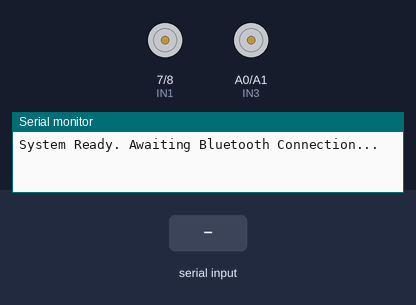
Bench run of a sketch on a simulated Arduino Uno, built with avr-gcc and run on an emulated ATmega328P. On the bench: motor-driver pin pairs drawn as motors (green arrow = first pin HIGH = forward, orange = second pin HIGH = backward, longer = more drive, scaled by the enable pin), the last lines printed to the serial monitor. The test bench sets the inputs (shaded band).

Above: at 1.2 s.
1.3 s: "F" received over the second serial link
At 2.3 s:
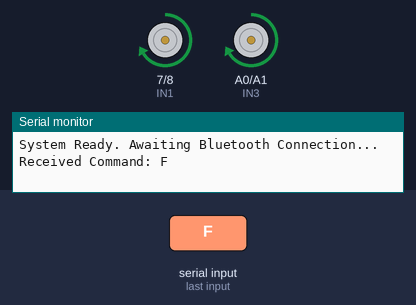
2.8 s: "B" received over the second serial link
At 3.5 s:
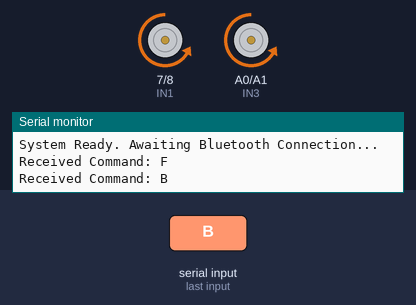
4.3 s: "L" received over the second serial link
At 4.6 s:
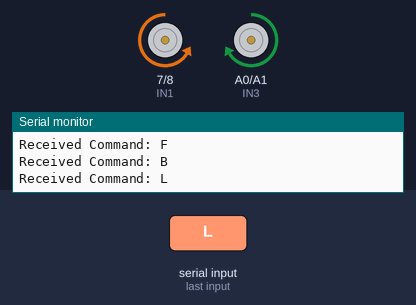
5.8 s: "R" received over the second serial link
At 6.9 s:
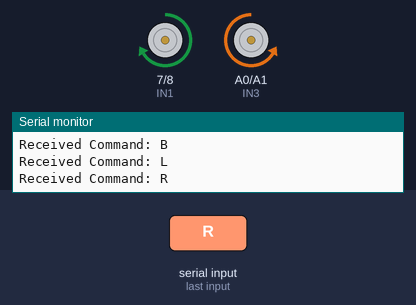
Timing chart, 0 to 8.3 s (numbered marks = the images above; inputs shaded):
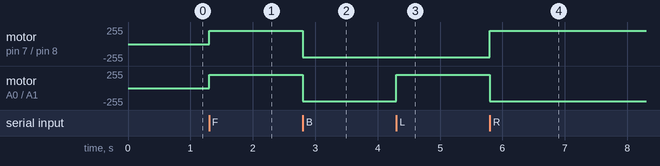

Measured:
- after the input at 1.3 s, motor on pin 7 (IN1) / pin 8 (IN2), motor on A0 (IN3) / A1 (IN4): stopped → forward 200/255 at once
- after the input at 2.8 s, motor on pin 7 (IN1) / pin 8 (IN2), motor on A0 (IN3) / A1 (IN4): forward 200/255 → backward 200/255 at once
- after the input at 4.3 s, motor on A0 (IN3) / A1 (IN4): backward 200/255 → forward 200/255 at once
- after the input at 5.8 s, motor on pin 7 (IN1) / pin 8 (IN2): backward 200/255 → forward 200/255 at once; motor on A0 (IN3) / A1 (IN4): forward 200/255 → backward 200/255 at once

The sketch:

mobileBase_bluetooth.ino
```cpp
/*
 * Step 4: Bluetooth Teleoperation
 * Architecture: Arduino UNO + L298N + HC-05
 */

#include <SoftwareSerial.h>

// --- Step 1 Pin Definitions (Motors) ---
const int ENA = 5, IN1 = 7, IN2 = 8;
const int ENB = 6, IN3 = A0, IN4 = A1;

// --- Step 4 Pin Definitions (Bluetooth) ---
const int rxPin = 2; // Connects to HC-05 TX
const int txPin = 3; // Connects to HC-05 RX (Use Voltage Divider!)

// Initialize SoftwareSerial
SoftwareSerial BTSerial(rxPin, txPin);

// Control parameters
const int driveSpeed = 200;
char command = 'S'; // Default state is stop

void setup() {
  // Motor Setup
  pinMode(ENA, OUTPUT); pinMode(IN1, OUTPUT); pinMode(IN2, OUTPUT);
  pinMode(ENB, OUTPUT); pinMode(IN3, OUTPUT); pinMode(IN4, OUTPUT);

  // Hardware Serial for debugging via USB
  Serial.begin(9600);

  // Software Serial for HC-05 communication
  BTSerial.begin(9600);

  Serial.println("System Ready. Awaiting Bluetooth Connection...");
  stopMotors();
}

void loop() {
  // Check if data is available in the Bluetooth buffer
  if (BTSerial.available()) {
    command = BTSerial.read();
    Serial.print("Received Command: ");
    Serial.println(command);

    // Command Parser execution
    executeCommand(command);
  }
}

void executeCommand(char cmd) {
  switch (cmd) {
    case 'F': // Forward
      moveForward(driveSpeed);
      break;
    case 'B': // Backward
      moveBackward(driveSpeed);
      break;
    case 'L': // Left
      turnLeft(driveSpeed);
      break;
    case 'R': // Right
      turnRight(driveSpeed);
      break;
    case 'S': // Stop
      stopMotors();
      break;
    default:
      // Ignore invalid characters
      break;
  }
}

// --- Kinematic Functions (From Step 1) ---
void moveForward(int speed) {
  digitalWrite(IN1, HIGH); digitalWrite(IN2, LOW); analogWrite(ENA, speed);
  digitalWrite(IN3, HIGH); digitalWrite(IN4, LOW); analogWrite(ENB, speed);
}
void moveBackward(int speed) {
  digitalWrite(IN1, LOW); digitalWrite(IN2, HIGH); analogWrite(ENA, speed);
  digitalWrite(IN3, LOW); digitalWrite(IN4, HIGH); analogWrite(ENB, speed);
}
void turnRight(int speed) {
  digitalWrite(IN1, HIGH); digitalWrite(IN2, LOW); analogWrite(ENA, speed);
  digitalWrite(IN3, LOW); digitalWrite(IN4, HIGH); analogWrite(ENB, speed);
}
void turnLeft(int speed) {
  digitalWrite(IN1, LOW); digitalWrite(IN2, HIGH); analogWrite(ENA, speed);
  digitalWrite(IN3, HIGH); digitalWrite(IN4, LOW); analogWrite(ENB, speed);
}
void stopMotors() {
  digitalWrite(IN1, LOW); digitalWrite(IN2, LOW); analogWrite(ENA, 0);
  digitalWrite(IN3, LOW); digitalWrite(IN4, LOW); analogWrite(ENB, 0);
}
```
